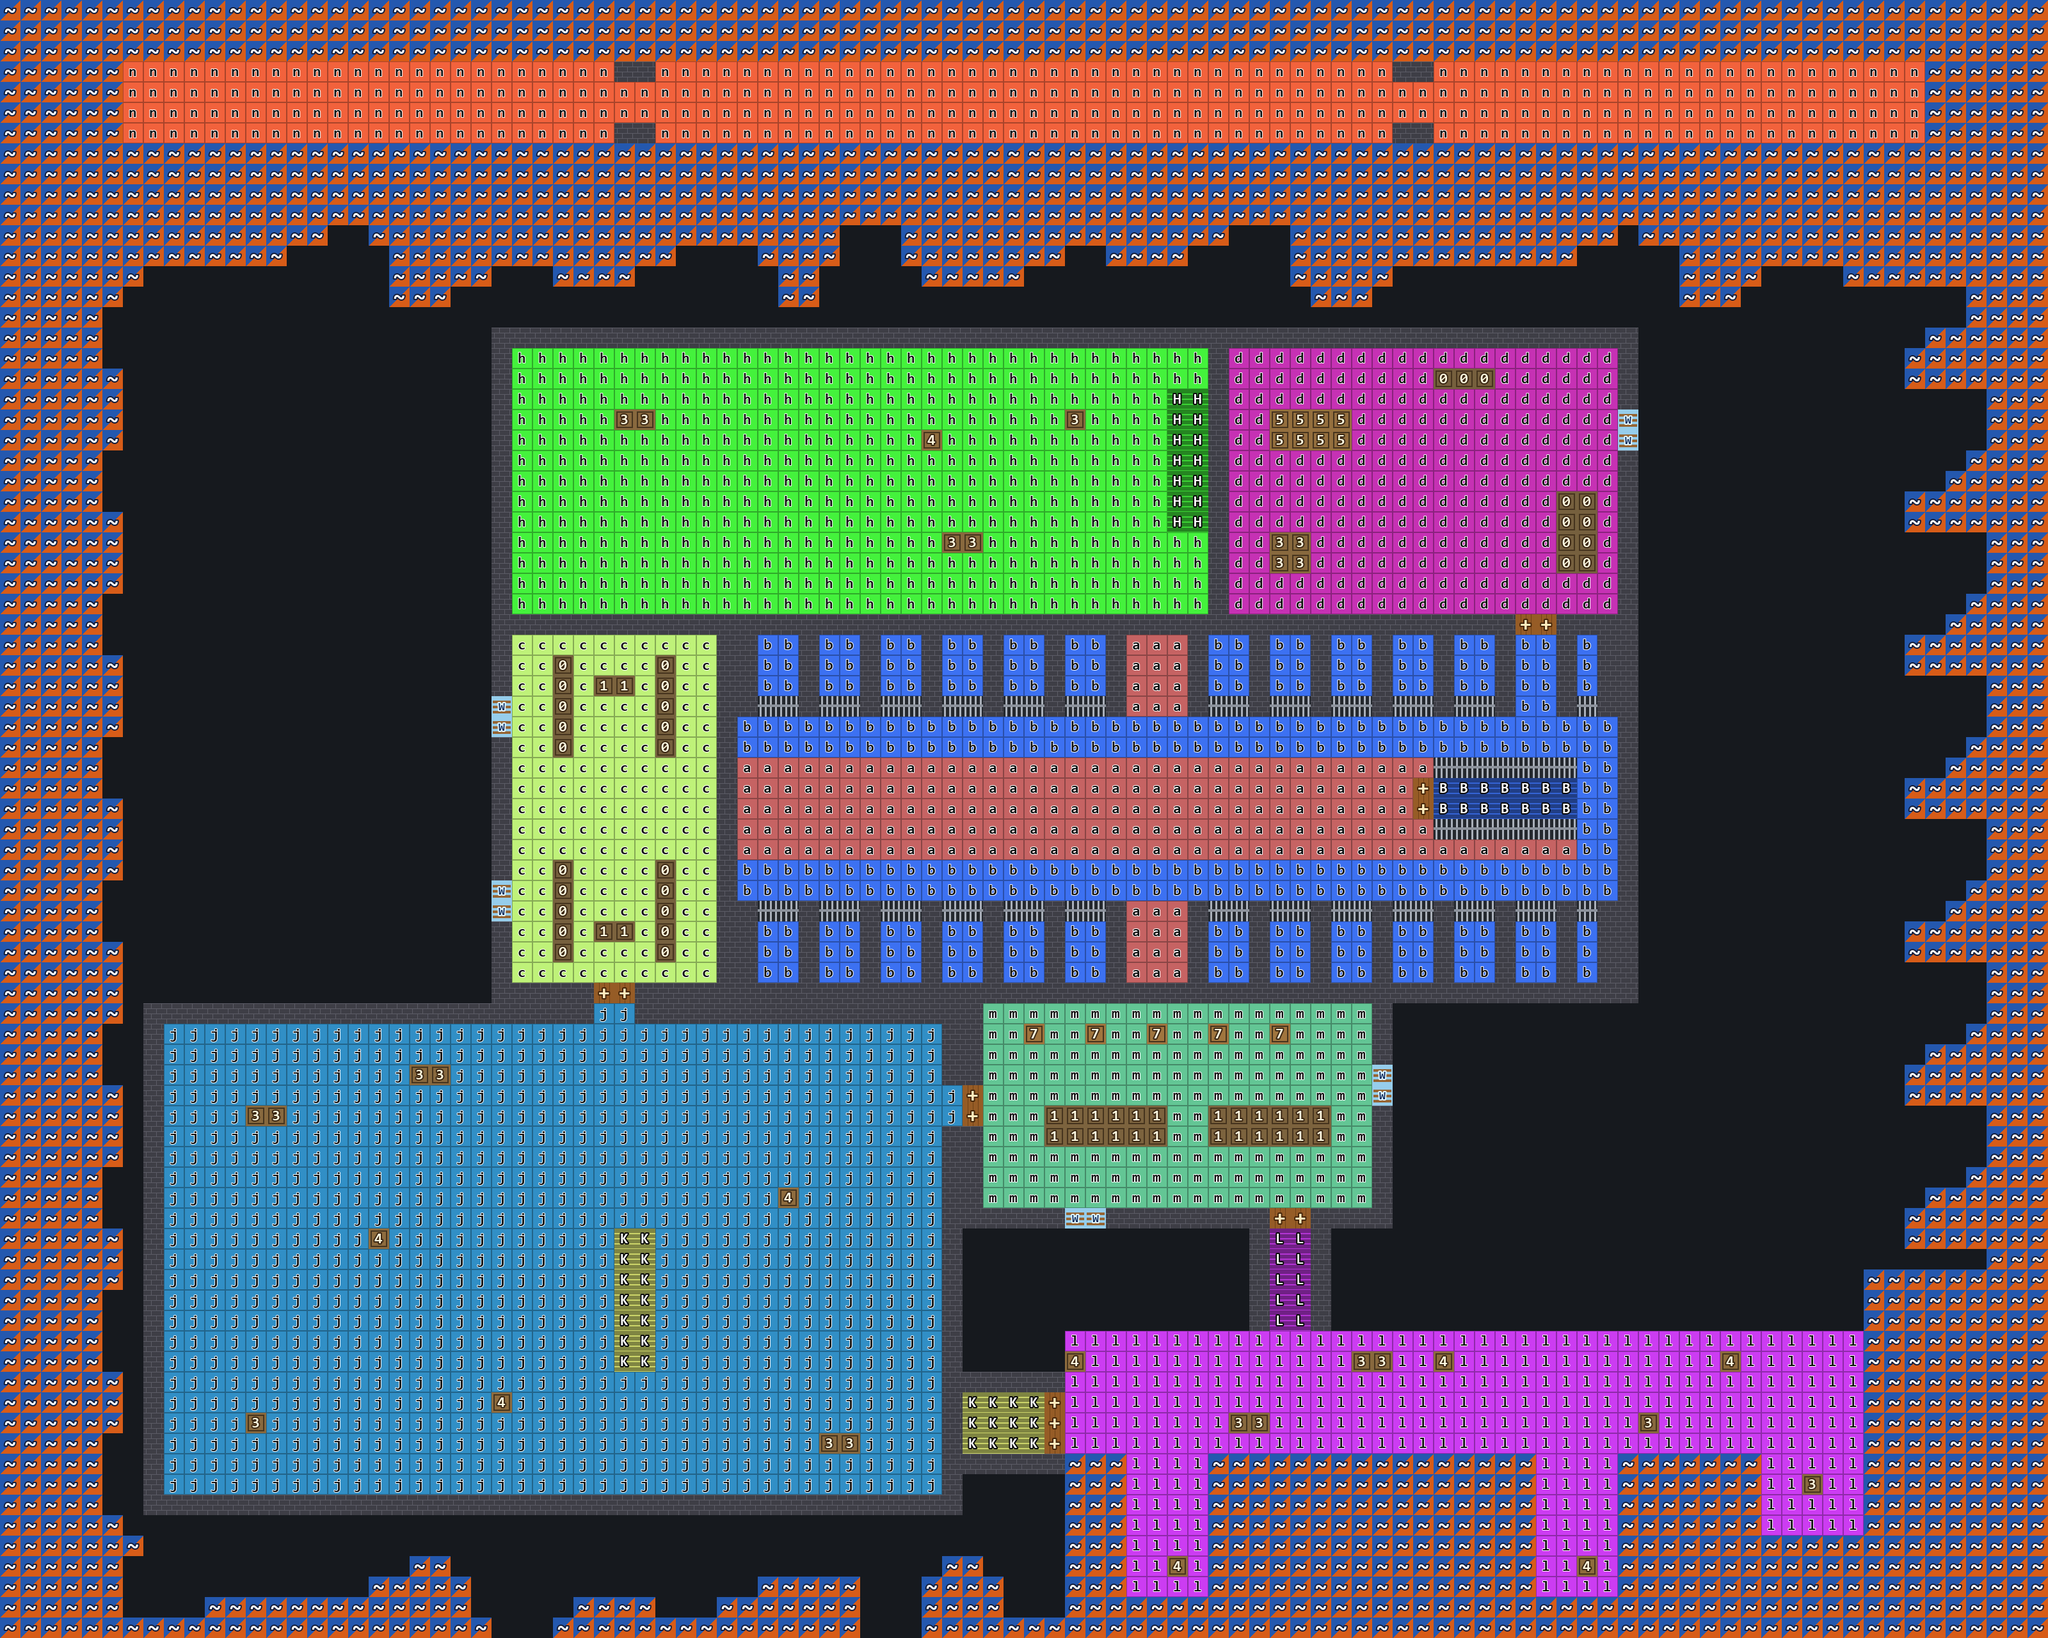

This game map was drawn from its Tiled (.tmx) file and the tilesets committed beside it. A one-line description and the trimmed map source follow:
An orthogonal 100x80 tile map with 32x32 px tiles, 3 tile layers (strato 0 - Piano terra e gallerie, strato 1 - Ballatoi, infermeria, cortile e ponte, strato 2 - Tetto).

<map version="1.10" tiledversion="1.11.2" orientation="orthogonal" renderorder="right-down" width="100" height="80" tilewidth="32" tileheight="32" infinite="0" backgroundcolor="#16191e" nextlayerid="4" nextobjectid="1">
 <properties>
  <property name="zona a" value="Broadway (quota 0)" />
  <property name="zona b" value="Ballatoio (quota 3.6)" />
  <property name="zona c" value="Biblioteca (quota 0)" />
  <property name="zona d" value="Ufficio del direttore (quota 3.6)" />
  <property name="zona e" value="Mensa (quota 0)" />
  <property name="zona f" value="Cucina (quota 0)" />
  <property name="zona g" value="Infermeria (quota 3.6)" />
  <property name="zona h" value="Tetto (quota 7.6)" />
  <property name="zona i" value="Docce (quota 0)" />
  <property name="zona j" value="Cortile (quota 0)" />
  <property name="zona k" value="Gallerie della cittadella (quota -3.5)" />
  <property name="zona l" value="Molo (quota -2)" />
  <property name="zona m" value="Lavanderia (quota 0)" />
  <property name="zona n" value="Ponte (quota 10)" />
 </properties>
 <tileset firstgid="1" source="tessere.tsx" />
 <layer id="1" name="strato 0 - Piano terra e gallerie" width="100" height="80">
  <data>[8000 cells, 5870 non-empty, 24 distinct tile ids]</data>
 </layer>
 <layer id="2" name="strato 1 - Ballatoi, infermeria, cortile e ponte" width="100" height="80">
  <data>[8000 cells, 2737 non-empty, 15 distinct tile ids]</data>
 </layer>
 <layer id="3" name="strato 2 - Tetto" width="100" height="80">
  <data>[8000 cells, 526 non-empty, 4 distinct tile ids]</data>
 </layer>
</map>
